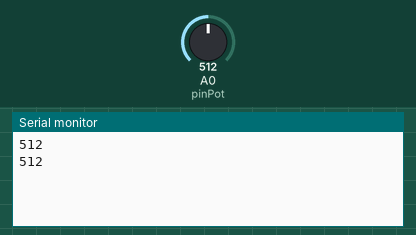
Simulated run of this sketch. Board: Arduino Uno, built with avr-gcc and run on an emulated ATmega328P. Shown: the last lines printed to the serial monitor. The inputs (shaded band) are chosen by the test bench; at power-on: A0 (pinPot) = 512.

Above: at 1.8 s.
1.9 s: A0 (pinPot) set to 716
At 2.8 s:
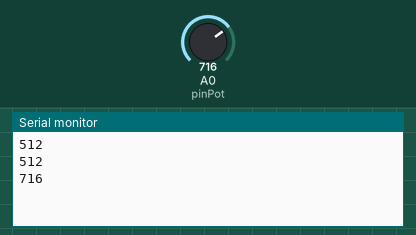
3.4 s: A0 (pinPot) set to 900
At 4.7 s:
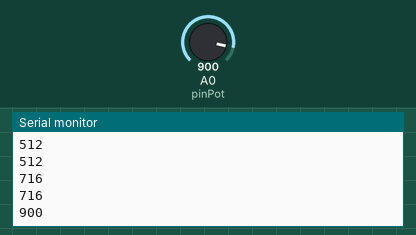
Timing chart, 0 to 6.4 s (numbered marks = the images above; inputs shaded):
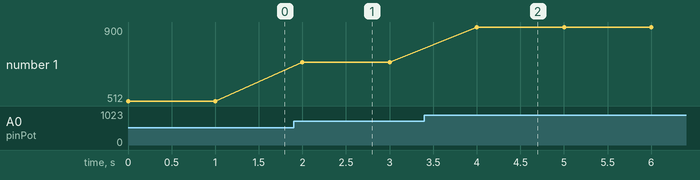

The sketch:

project_potensiometer.ino
```cpp
int pinPot=A0;
int nilai=0;

void setup() {
  // put your setup code here, to run once:
  Serial.begin(9600);
}

void loop() {
  // put your main code here, to run repeatedly:
  nilai = analogRead(pinPot);
  Serial.println(nilai);
  delay(1000);
}
```

Measured:
- after the input at 1.9 s, the serial monitor: prints a new line after 0.10 s (image 1)
- after the input at 3.4 s, the serial monitor: prints a new line after 0.60 s (image 2)
- plotted number 1: 512 → 716 after the input at 1.9 s, 716 → 900 after the input at 3.4 s
